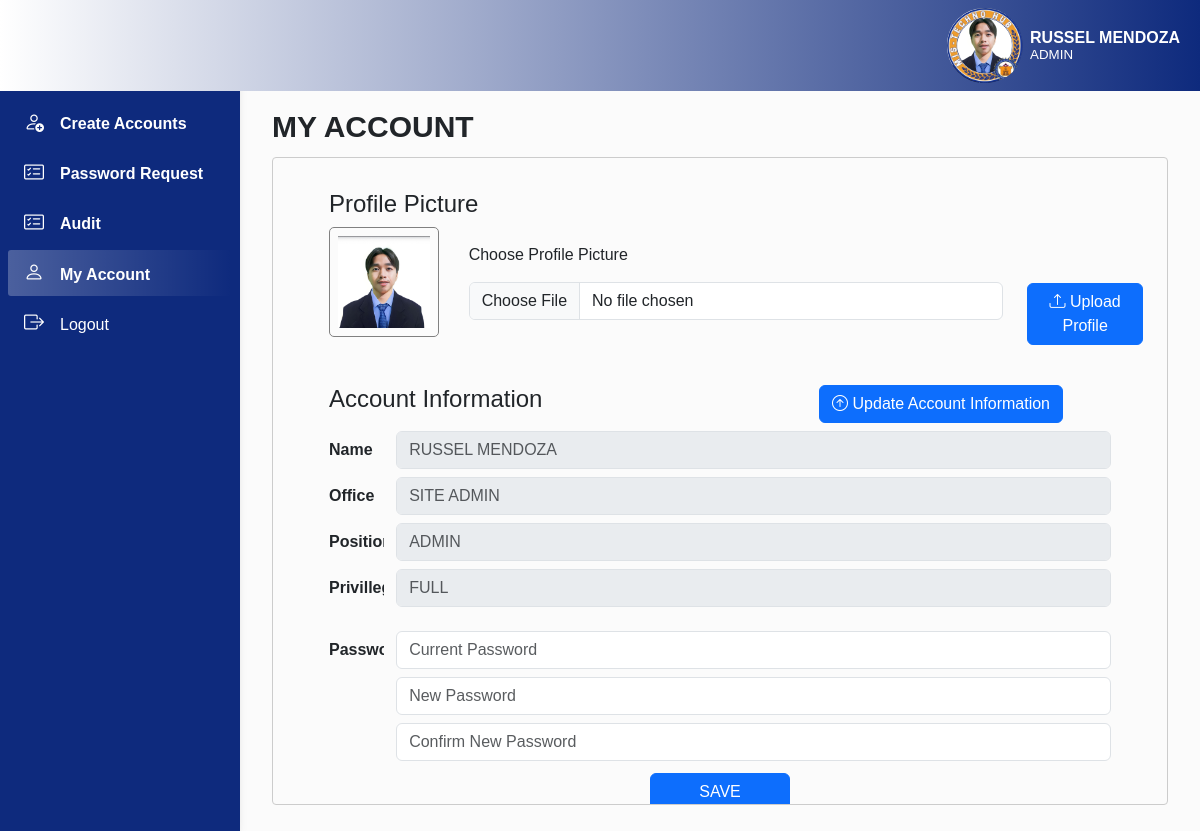
The page /admin/my_account.php (signed in) on the database its author committed.
### tables this page shows
CREATE TABLE `tbl_users` (
  `ID` int DEFAULT NULL,
  `UserName` text,
  `Password` text,
  `Email` text,
  `Position` text,
  `Office` text,
  `Privilege` text,
  `Image` text,
  `Owner` text,
  `Suffix` text,
  `Letter` text,
  `Request` text,
  `Campus` text
);

### admin/my_account.php (the view, shortened to what this page needs)
<?php
include '../database.php';
include 'log.php';
$sql = "SELECT * FROM doctrack.tbl_users WHERE Office = 'SITE ADMIN'";
$result = $conn->query($sql);
while ($row = $result->fetch_assoc()) {
  $office = $row['Office'];
}
?>
<!DOCTYPE html>
<html lang="en">
<head>
</head>
<body>
<link href="https://cdn.jsdelivr.net/npm/bootstrap@5.3.2/dist/css/bootstrap.min.css" rel="stylesheet">
<link rel="stylesheet" href="https://cdn.jsdelivr.net/npm/bootstrap-icons@1.11.3/font/bootstrap-icons.min.css">
<header>
<?php
$sql = "SELECT * FROM doctrack.tbl_users WHERE Office = 'SITE ADMIN'";
$result = $conn->query($sql);
while ($row = $result->fetch_assoc()) {
    $owner = $row['Owner'];
    $id = $row['ID'];
    $position = $row['Position'];
    $pri = $row['Privilege'];
    $imagePath = $row['Image'];
    echo '
    <nav id="sidebarMenu" class="collapse d-lg-block sidebar collapse bg-primary text-white">
        <div class="position-sticky">
            <div class="list-group list-group-flush mx-2 mt-3">
                <a href="admin"  class="list-group-item list-group-item-action py-2 ripple bg-primary text-white fw-semibold" aria-current="true">
                    <i class="bi bi-person-add me-3"></i><span>Create Accounts</span></a>
                <a href="request" class="list-group-item list-group-item-action py-2 ripple bg-primary text-white fw-semibold">
                    <i class="bi bi-card-checklist me-3 text-white"></i><span>Password Request</span></a>
                <a href="audit" class="list-group-item list-group-item-action py-2 ripple bg-primary text-white fw-semibold">
                <i class="bi bi-card-checklist me-3 text-white"></i><span>Audit</span></a>
                <a href="my_account" id="active" class="list-group-item list-group-item-action py-2 ripple bg-primary text-white fw-semibold">
                    <i class="bi bi-person me-3 text-white"></i><span>My Account</span></a>
                <a href="../logout" class="list-group-item list-group-item-action py-2 ripple bg-primary text-white">
                    <i class="bi bi-box-arrow-right me-3 text-white"></i><span>Logout</span></a>
            </div>
        </div>
    </nav>
    <nav id="main-navbar" class="navbar navbar-expand-lg navbar-light bg-warning fixed-top">
        <div class="container-fluid">
            <ul class="navbar-nav ms-auto d-flex flex-row align-items-center">
                <div class="d-flex align-items-center">
                        src="' . $imagePath . '"
                    <img src="../file/logos.png" class=" rounded-circle" style="height: 9vh; position: absolute;"/>
                    <div class="d-flex flex-column mx-2">
                        <p class="text-white fw-semibold mb-0">
                            ' . $owner . '
                        </p>
                        <span class="text-white" style="font-size: smaller; margin-top: -5px;">' . $position . '</span>
                    </div>
                </div>
            </ul>
        </div>
    </nav>
    </header>
    <main>
    ';
    echo '<FORM action = "change_prof" method = "post" enctype="multipart/form-data">';
    echo '<div class="mx-4 px-2 pb-2">
        <div class="title">
            <div class="title-sub fw-bold">MY ACCOUNT</div>
          </div>
                    <div class="table-container mt-2">
                        <div class="row my-2 mx-3 mt-3">
                        <div class="row my-2 mx-3 my-3">
                        <h4>Profile Picture</h4>
                        <div class="col-2 mb-3 form">
                                <input type="hidden" value="'.$id.'" name="owner">
                                <img class="p-2" src="'.$imagePath.'" alt="" style="width:110px; border: 1px solid gray; border-radius: 5px;">
                            </div>
                            <div class="col-8 mt-3">
                                <label for="" class="form-label">Choose Profile Picture</label>
                                <input type="file" class="form-control" name="image" id="" placeholder="" aria-describedby="fileHelpId" required/>
                            </div>
                            <div class="col-2 mt-2 text-center">
                            <button type="submit" class="btn btn-primary mt-5" name="save">
                                          <i class="bi bi-upload"></i> Upload Profile
                            </button>
                            </div>
                        </div> </form>';
                        echo '<FORM action = "my_account" method = "post" onsubmit = "return ValidatePassword()" enctype = "multipart/form-data" name = "frmChangePass">
                        <div class="row my-2 mx-3 my-3">
                        <div class="buttons">
          <h4>Account Information</h4>
          <button type="button" class="btn btn-primary mx-5 mb-2" data-bs-toggle="modal" data-bs-target="#addAcc">
          <i class="bi bi-arrow-up-circle"></i>
          Update Account Information
          </button>
          </div>
          <div class="col-1 fw-bold col-form-label">Name</div>
              <div class="col-11 mb-2">
                  <input type="text" class="form-control" name="" id="" placeholder="'.$owner.'" disabled>
              </div>
              <div class="col-1 fw-bold col-form-label">Office</div>
              <div class="col-11 mb-2">
                  <input type="text" class="form-control" name="" id="" placeholder="'.$office.'" disabled>
              </div>
              <div class="col-1 fw-bold col-form-label">Position</div>
              <div class="col-11 mb-2">
                  <input type="text" class="form-control" name="" id="" placeholder="'.$position.'" disabled>
              </div>
              <div class="col-1 fw-bold col-form-label">Privillege</div>
              <div class="col-11 mb-2">
                  <input type="text" class="form-control" name="" id="" placeholder="'.$pri.'" disabled>
              </div>
              </form>
              </div>
              <FORM action = "changepass" method = "post" onsubmit = "return ValidatePassword()" enctype = "multipart/form-data" name = "frmChangePass">
              <div class="row mx-3 ">
              <div class="col-1 fw-bold col-form-label">Password</div>';
              echo '
              <div class="col-11 mb-2">
                  <input type="password" class="form-control" name="currentpass" placeholder="Current Password" >
              </div>
              <div class="col-1 fw-bold col-form-label"></div>
              <div class="col-11 mb-2">
                  <input type="password" class="form-control" name="newpass" placeholder="New Password" >
              </div>
              <div class="col-1 fw-bold col-form-label"></div>
              <div class="col-11 mb-1">
                  <input type="password" class="form-control" name="confirmpass" placeholder="Confirm New Password" >
              </div>
          </div>
          </div>
          <div class="text-center">
          <INPUT type ="submit" value = "SAVE" name="save" class="btn btn-primary px-5" />
          </div>
          </form>
        </div>
</main>';
}
?>
</body>
</html>

### admin/my_account.php (style rules this page uses)
body { background-color: #fbfbfb; }
@media (min-width: 991.98px) { main { padding-left: 240px; } }
.navbar { background: linear-gradient(to left, #0E2A7D, white) !important; }
.sidebar { position: fixed; top: 0; bottom: 0; left: 0; padding: 10vh 0 0; box-shadow: 0 2px 5px 0 rgb(0 0 0 / 5%), 0 2px 10px 0 rgb(0 0 0 / 5%); width: 240px; z-index: 600; }
#sidebarMenu { background-color:#0E2A7D !important; }
#sidebarMenu a { background-color:#0E2A7D !important; margin-bottom: .5vh; border-bottom: none; }
.mx-4 { margin-top:12.5vh; }
#active { background: linear-gradient(to right, rgba(255, 255, 255, 0.253), rgba(255, 255, 255, 0)); border-radius: 3px 3px 3px 3px; }
#sidebarMenu i { font-size: 20px; }
.table-container { height: 78vh; overflow-y: auto; border: 1px solid #ccc; border-radius: 4px; }
.buttons { justify-content: space-between; display: flex; }
.title { display: flex; justify-content: space-between; }
.title-sub { font-size: 30px; }
* { overflow: hidden; }
* { font-family: arial; }

### rows shown on the page
tbl_users: Owner "RUSSEL MENDOZA", Position "ADMIN", Image (picture), Office "SITE ADMIN", Privilege "FULL"
